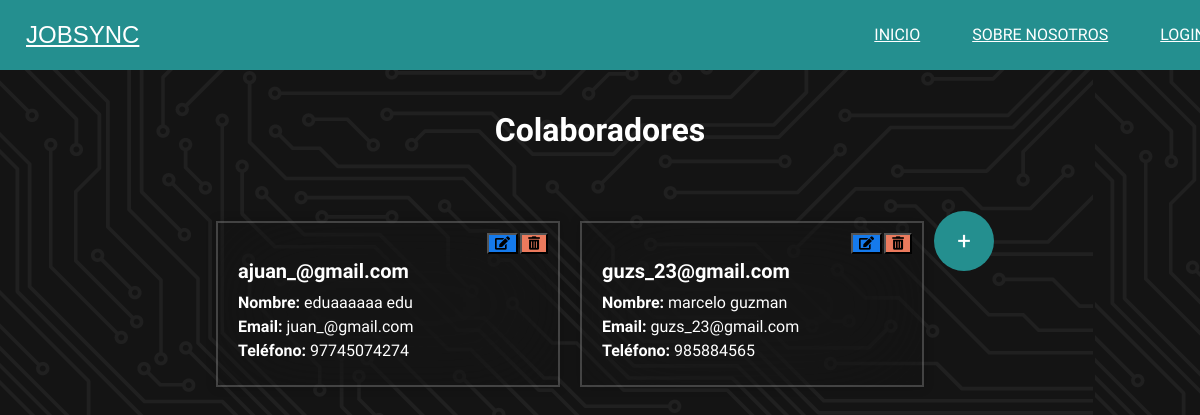
The page /colaboradores/ on the database its author committed.
### JobSyncApp/models.py (models this page shows)
class CustomUser(AbstractUser):
    telefono = models.CharField(max_length=15)
    ROL_CHOICES = [
        (True, 'Colaborador'),
        (False, 'Admin'),
    ]
    rol = models.BooleanField(choices=ROL_CHOICES, default=True)

### JobSyncApp/views.py (the view)
# urls.py: path('colaboradores/', views.lista_colaboradores, name='colaboradores'),
def lista_colaboradores(request ):
    colaboradores = CustomUser.objects.filter(rol=True)
    return render(request, 'admin/colaboradores.html', {'colaboradores': colaboradores})

### JobSyncApp/templates/admin/colaboradores.html (shortened to what this page needs)
{% extends 'index.html' %}
{% load static %}
{% block extra_css %}
<link rel="stylesheet" href="{% static 'css' %}/listado_colaboradores.css">
<link rel="stylesheet" href="https://cdnjs.cloudflare.com/ajax/libs/font-awesome/5.15.4/css/all.min.css">
{% endblock extra_css %}
{% block contenido %}
<div class="header">
    <h1>Colaboradores</h1>
</div>
<div class="card-container">
    {% for colaborador in colaboradores %}
    <div class="card">
        <button class="delete-btn" data-url="{% url 'eliminar_usuario' colaborador.id %}" style="position: absolute; top: 10px; right: 10px; background-color: rgb(235, 122, 93);"> <i class="fas fa-trash-alt"></i></button>
        <button class="edit-btn" data-url="{% url 'modificar_usuario' colaborador.id %}" style="position: absolute; top: 10px; right: 40px; background-color: rgb(21, 122, 236);"> <i class="fas fa-edit"></i></button>
        <h2>{{ colaborador.username }}</h2>
        <p><strong>Nombre:</strong> {{ colaborador.first_name }} {{ colaborador.last_name }}</p>
        <p><strong>Email:</strong> {{ colaborador.email }}</p>
        <p><strong>Teléfono:</strong> {{ colaborador.telefono }}</p>
    </div>
    {% endfor %}
    <a href="{% url 'registro' %}" class="register-button" id="registerButton">+</a>
</div>
{% endblock %}

### JobSyncApp/static/css/listado_colaboradores.css (style rules this page uses)
body { font-family: "Sen", sans-serif; margin: 0; padding: 0; background: url(../css/img/fondo.png); }
.header { margin-top: 70px; text-align: center; padding: 20px 0; background: transparent; color: #fff; }
.card-container { display: flex; flex-wrap: wrap; justify-content: center; margin-top: 20px; }
.card { width: 300px; margin: 10px; padding: 20px; background: rgba(22, 22, 22, 0.1); border: 2px solid rgba(255, 255, 255, 0.2); box-shadow: 0 0 10px rgba(0, 0, 0, .2); color: #fff; backdrop-filter: blur(50px); }
.card h2 { font-size: 20px; margin-bottom: 10px; }
.card p { margin: 5px 0; }
.register-button { display: inline-block; width: 60px; height: 60px; line-height: 60px; text-align: center; background-color: #248f8f; color: #fff; font-size: 24px; border-radius: 50%; text-decoration: none; transition: background-color 0.3s; }

### rows shown on the page
CustomUser: username "ajuan_@gmail.com", first_name "eduaaaaaa", last_name "edu", email "juan_@gmail.com", telefono "97745074274"
CustomUser: username "guzs_23@gmail.com", first_name "marcelo", last_name "guzman", email "guzs_23@gmail.com", telefono "985884565"
